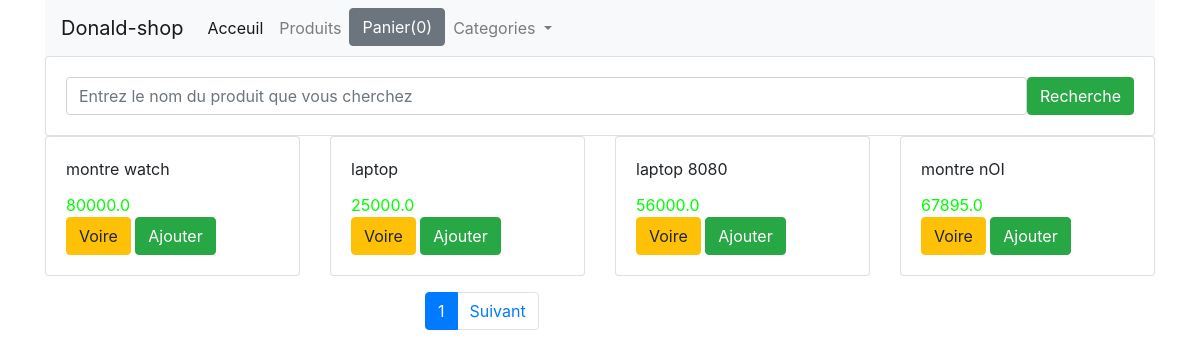
The page / on the database its author committed.
### shop/models.py (models this page shows, shortened)
class Product(models.Model):
    title = models.CharField(max_length=200)
    price = models.FloatField()
    description = models.TextField()
    category = models.ForeignKey(
        Category,
        related_name='categorie',
        on_delete=models.CASCADE
    )
    image = models.CharField(max_length=5000)
    date_added = models.DateTimeField(auto_now=True)
    class Meta:
        ordering = ['-date_added']

### shop/views.py (the view)
# urls.py: path('',index,name='home'),
def index(request):
    product_object = Product.objects.all()
    item_name = request.GET.get('item-name')
    if item_name !='' and item_name is not None:
        product_object = Product.objects.filter(title__icontains=item_name)
    paginator = Paginator(product_object, 4)
    page = request.GET.get('page')
    product_object = paginator.get_page(page)
    return render(request, 'shop/index.html', {'product_object': product_object})

### shop/templates/shop/index.html (shortened to what this page needs)
{% extends "shop/base.html" %}
{% block content %}
    <div class="row">
        <div class="col-md-12">
            <form class="card card-sm">
                <div class="card-body row no-gutters align-items-center">
                    <div class="col">
                        <input type="search" placeholder="Entrez le nom du produit que vous cherchez" name="item-name" class="form-control form-control-borderless">
                    </div>
                    <div class="col-auto">
                        <button type="submit" class="btn btn-success">Recherche</button>
                    </div>
                </div>
            </form>
        </div>
    </div>
    <div class="row">
        {% for product in product_object %}
        <div class="col-md-3">
            <div class="card">
                <div class="card-body">
                    <div id="aa{{ product.id }}" class="card-title">{{ product.title }}</div>
                    <div id="price{{ product.id }}" style="color:rgb(0, 255, 0)" class="card-text"> {{ product.price }}</div>
                    <a href="{{ product.id }}" class="btn btn-warning">Voire</a>
                    <button id="{{ product.id }}" class="btn ted btn-success">Ajouter</button>
                </div>
            </div>
        </div>
        {% endfor %}
    </div>
    <div class="row mt-3">
        <div class="col-md-3 offset-md-4">
            <ul class="pagination">
                    <li class="page-item active">
                        <a class="page-link" href="?page={{ product_object.number }}">{{ product_object.number }}</a>
                    </li>
                {% if product_object.has_next %}
                    <li class="page-item">
                        <a class="page-link" href="?page={{ product_object.next_page_number }}">Suivant</a>
                    </li>
                {% endif %}
            </ul>
        </div>
    </div>
{% endblock %}

### rows shown on the page
Product: title "montre watch", price "80000.0"
Product: title "laptop", price "25000.0"
Product: title "laptop 8080", price "56000.0"
Product: title "montre nOI", price "67895.0"

### other values the page prints
{{ product_object.number }} "1"
